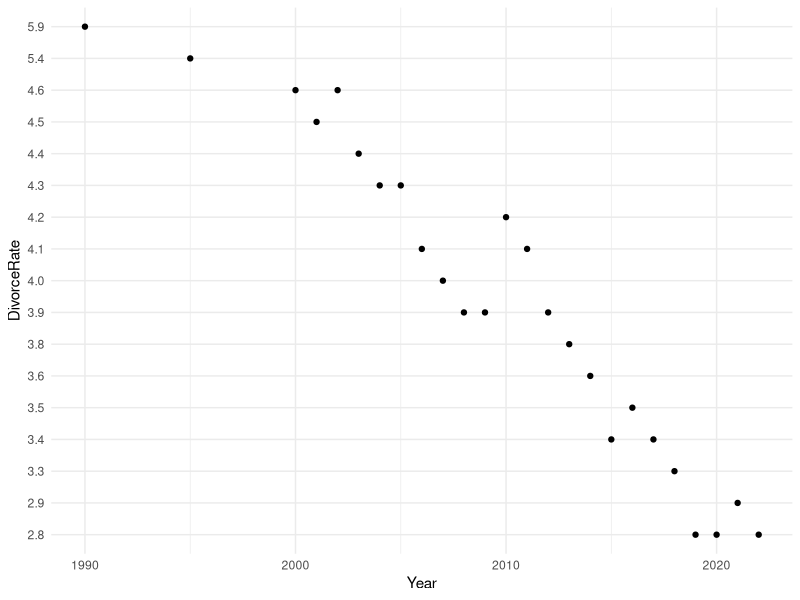
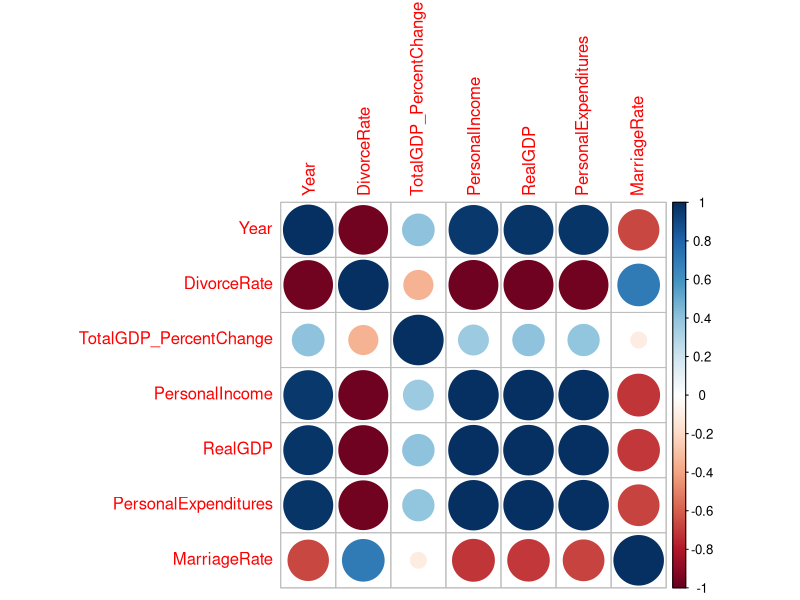
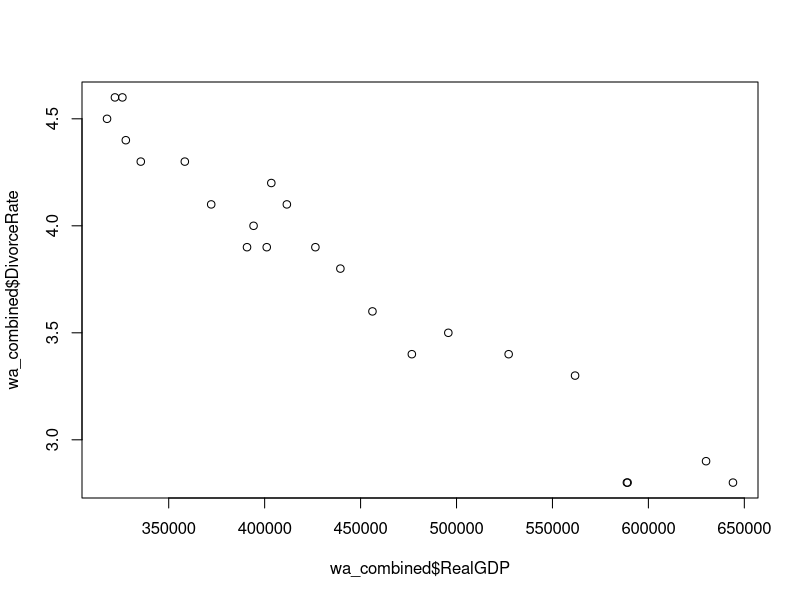
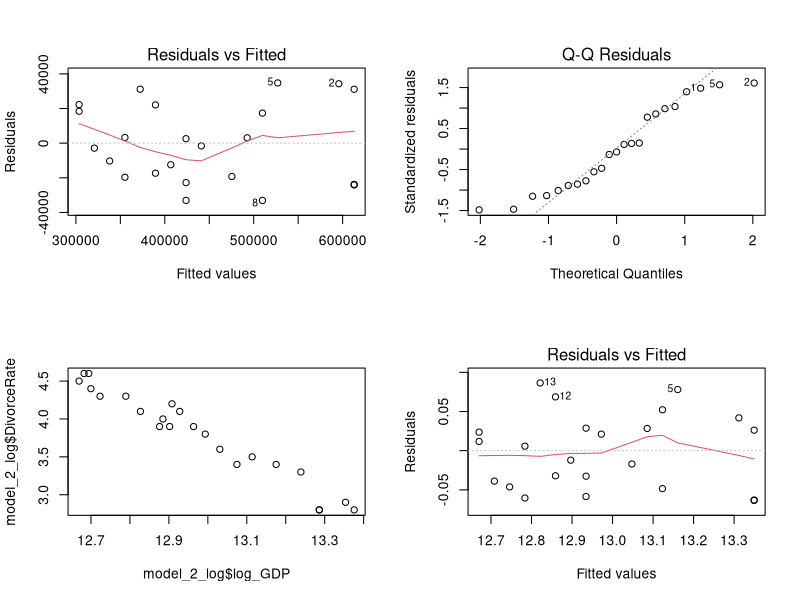
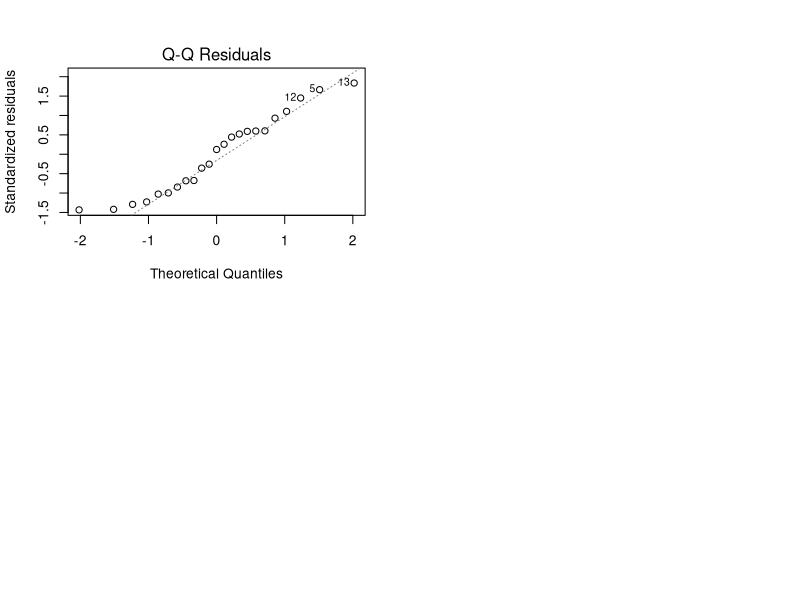
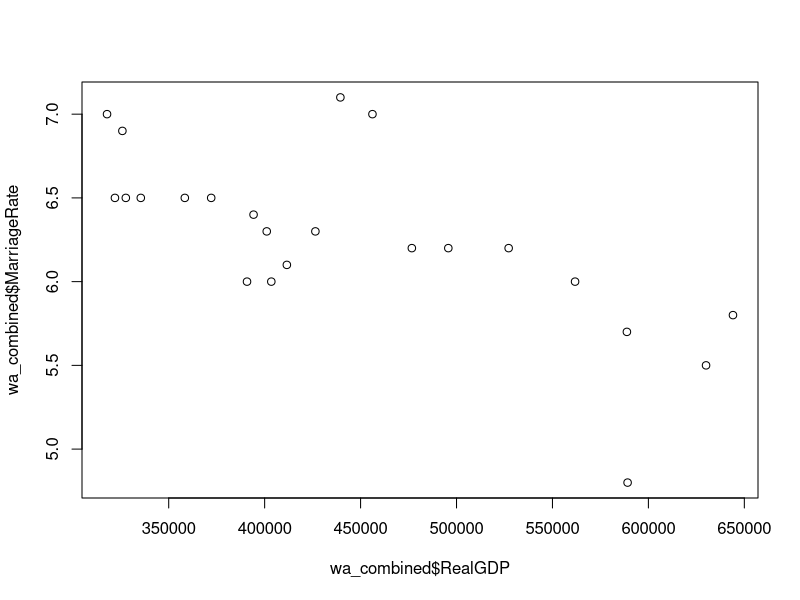
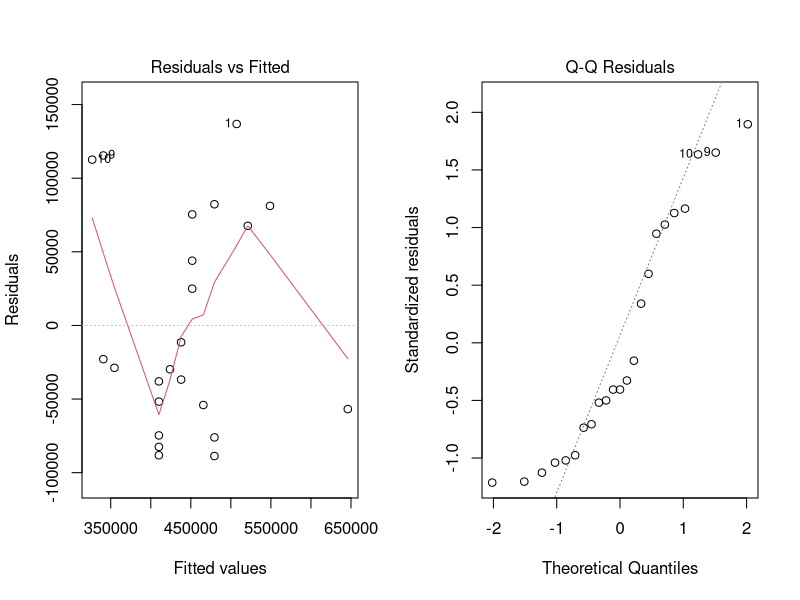
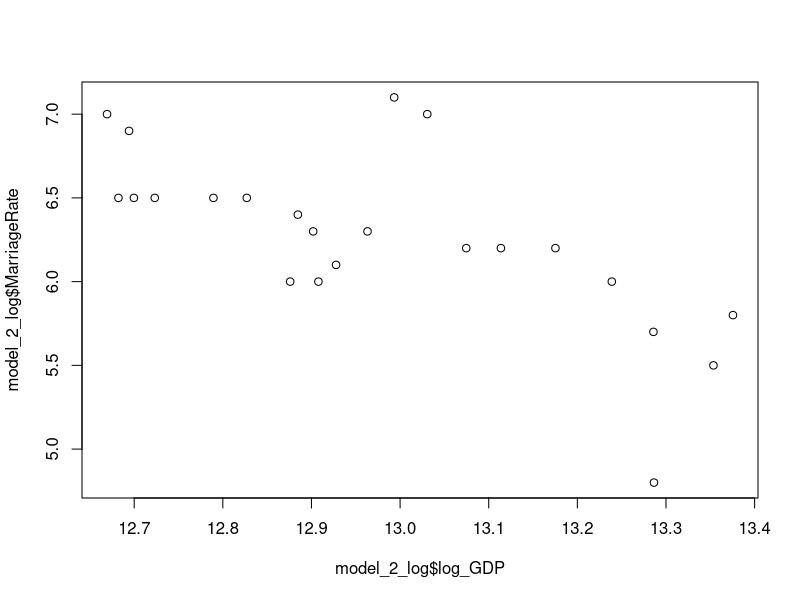

Source code (R) for these figures, in order:

##read files
divorce <- read.csv("divorce_rates.csv")
head(divorce)
washington <- divorce[49,1:26]

##need to unpivot data to pull divorce rates and year in 2 different columns
library(tidyverse)

washington <- washington[,] %>%
  mutate(across(everything(), as.character))

wa_long <- washington %>%
  pivot_longer(
    cols = starts_with("X"), 
    names_to = "Year",        
    values_to = "DivorceRate" 
  ) %>%
  mutate(Year = as.integer(str_remove(Year, "X")))

wa_long <- wa_long[2:26,]

ggplot(data = wa_long, aes(x=Year, y=DivorceRate)) +
  geom_point()+
  theme_minimal()


GDP_percentage <- read.csv("WA_GDP.csv")

WA_total_GDP_perc <- GDP_percentage[1,9:34]

WA_GDP_long_perc <- WA_total_GDP_perc %>%
  pivot_longer(
    cols = starts_with("X"), 
    names_to = "Year",        
    values_to = "TotalGDP_PercentChange" 
  ) %>%
  mutate(Year = as.integer(str_remove(Year, "X")))

WA_expense <- read.csv("SASUMMARY_WA_1998_2023.csv")

WA_expense <- WA_expense[,] %>%
  mutate(across(everything(), as.character))

personal_income <- WA_expense[5,9:34]

pi_long <- personal_income %>%
  pivot_longer(
    cols = starts_with("X"), 
    names_to = "Year",        
    values_to = "PersonalIncome" 
  ) %>%
  mutate(Year = as.integer(str_remove(Year, "X")))

RealGDP <- WA_expense[1,9:34]

rgdp_long <- RealGDP %>%
  pivot_longer(
    cols = starts_with("X"), 
    names_to = "Year",        
    values_to = "RealGDP" 
  ) %>%
  mutate(Year = as.integer(str_remove(Year, "X")))

Expenditures <- WA_expense[7,9:34]

expenditures_long <- Expenditures %>%
  pivot_longer(
    cols = starts_with("X"), 
    names_to = "Year",        
    values_to = "PersonalExpenditures" 
  ) %>%
  mutate(Year = as.integer(str_remove(Year, "X")))

marriages <- read.csv("marriage_rates.csv")
wa_marriage <- marriages[48,2:26]

wa_marriage <- wa_marriage[,] %>%
  mutate(across(everything(), as.character))


wa_long_mar <- wa_marriage %>%
  pivot_longer(
    cols = starts_with("X"), 
    names_to = "Year",        
    values_to = "MarriageRate" 
  ) %>%
  mutate(Year = as.integer(str_remove(Year, "X")))

wa_long_mar <- wa_long_mar[1:26,]

wa_combined <- wa_long %>%
  left_join(WA_GDP_long_perc, by = "Year") %>%
  left_join(pi_long, by = "Year") %>%
  left_join(rgdp_long, by = "Year") %>%
  left_join(expenditures_long, by = "Year") %>%
  left_join(wa_long_mar, by = "Year")

wa_combined <- wa_combined %>%
  mutate(across(c(DivorceRate, TotalGDP_PercentChange, PersonalIncome, 
                  RealGDP, PersonalExpenditures, MarriageRate), as.numeric))

wa_combined <-wa_combined[1:23,]




##correlation matrix
library(corrplot)

corrplot(cor(wa_combined[,]))
dev.off()

##model 2a
par(mfrow = c(1,1))
plot(wa_combined$RealGDP, wa_combined$DivorceRate)
model_2a <- lm(RealGDP ~ DivorceRate, data = wa_combined)
summary(model_2a)
par(mfrow = c(2,2))
plot(model_2a, which = 1)
plot(model_2a, which=2)


model_2_log <- wa_combined %>%
  mutate(log_GDP = log(RealGDP))

plot(model_2_log$log_GDP, model_2_log$DivorceRate)
model_2a_log <-lm(log_GDP ~ DivorceRate, data = model_2_log)
summary(model_2a_log)
plot(model_2a_log, which = 1)
plot(model_2a_log, which=2)

##model 2b
par(mfrow = c(1,1))
plot(wa_combined$RealGDP, wa_combined$MarriageRate)
model_2b <- lm(RealGDP ~ MarriageRate, data = wa_combined)
summary(model_2b)
par(mfrow = c(1,2))
plot(model_2b, which = 1)
plot(model_2b, which=2)

par(mfrow = c(1,1))
plot(model_2_log$log_GDP, model_2_log$MarriageRate)
model_2b_log <-lm(log_GDP ~ MarriageRate, data = model_2_log)
summary(model_2b_log)
par(mfrow = c(1,2))
plot(model_2b_log, which = 1)
plot(model_2b_log, which=2)
